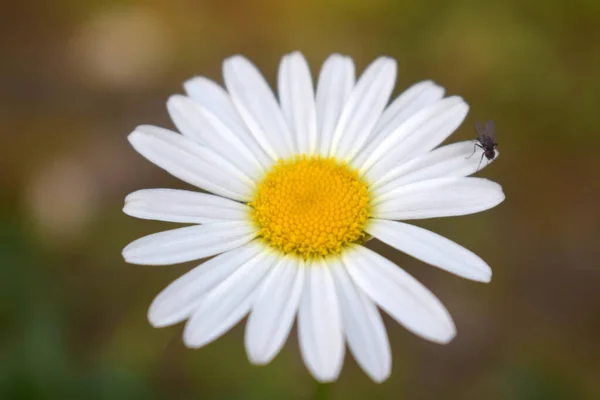
#> input picture multimedia/DCT/input.jpg, 600 x 400 px
$ python DCT_compression.py
#> lines starting #> are read from the running program, lines starting #| are printed output that depends on the picture
import numpy as np
import cv2
from scipy.fftpack import dct, idct

# Load the image and convert to grayscale
image = cv2.imread('input.jpg', 0)
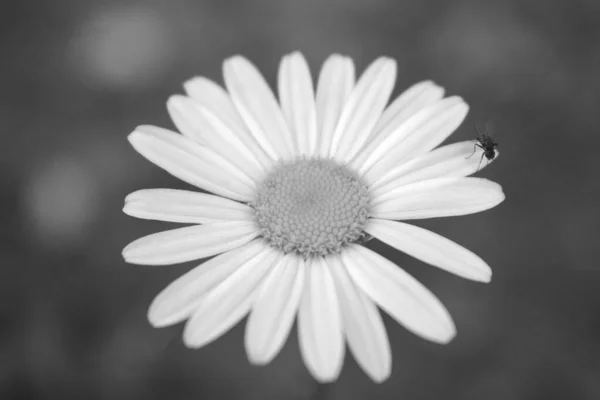
#> image: shape (400, 600); min 25, max 255, mean 124

# Convert the image to a NumPy array
image_array = np.array(image)

# Pad the image to ensure its dimensions are divisible by 8
h, w = image_array.shape
#> h = 400; w = 600
H = int(np.ceil(h / 8) * 8)
#> H = 400
W = int(np.ceil(w / 8) * 8)
#> W = 600
padded_image = np.zeros((H, W))
padded_image[:h, :w] = image_array

# Split the image into 8x8 blocks
blocks = padded_image.reshape(H // 8, 8, -1, 8).swapaxes(1, 2)

# Compute the 2D DCT for each block
dct_blocks = np.zeros_like(blocks)
for i in range(blocks.shape[0]):
    for j in range(blocks.shape[2]):
        dct_blocks[i, :, j, :] = dct(dct(blocks[i, :, j, :].T, norm='ortho').T, norm='ortho')

# Flatten the DCT coefficients for each block into a 1D array
dct_coeffs = dct_blocks.reshape(-1, 64)

# Quantize the DCT coefficients using a standard JPEG quantization table
quant_table = np.array([[16, 11, 10, 16, 24, 40, 51, 61],
                        [12, 12, 14, 19, 26, 58, 60, 55],
                        [14, 13, 16, 24, 40, 57, 69, 56],
                        [14, 17, 22, 29, 51, 87, 80, 62],
                        [18, 22, 37, 56, 68, 109,103 ,77],
                        [24 ,35 ,55 ,64 ,81 ,104 ,113 ,92],
                        [49 ,64 ,78 ,87 ,103 ,121 ,120 ,101],
                        [72 ,92 ,95 ,98 ,112 ,100 ,103 ,99]])
quant_coeffs = np.round(dct_coeffs / quant_table.reshape(-1))

# Convert the quantized DCT coefficients back into blocks
quant_blocks = quant_coeffs.reshape(blocks.shape)

# Save the quantized DCT coefficients to a file
np.save('dct_coeffs.npy', quant_coeffs)

# Load the quantized DCT coefficients from the file
quant_coeffs = np.load('dct_coeffs.npy')

# Dequantize the DCT coefficients
dct_coeffs = quant_coeffs * quant_table.reshape(-1)

# Convert the DCT coefficients back into blocks
dct_blocks = dct_coeffs.reshape(blocks.shape)

# Compute the inverse 2D DCT for each block
idct_blocks = np.zeros_like(dct_blocks)
for i in range(dct_blocks.shape[0]):
    for j in range(dct_blocks.shape[2]):
        idct_blocks[i,:,j,:] = idct(idct(dct_blocks[i,:,j,:].T,norm='ortho').T,norm='ortho')

# Combine the blocks back into an image
reconstructed_image = idct_blocks.swapaxes(1,2).reshape(H,W)

# Crop the image to its original dimensions
reconstructed_image = reconstructed_image[:h,:w]

# Save the reconstructed image
cv2.imwrite('reconstructed_image.jpg', reconstructed_image)
